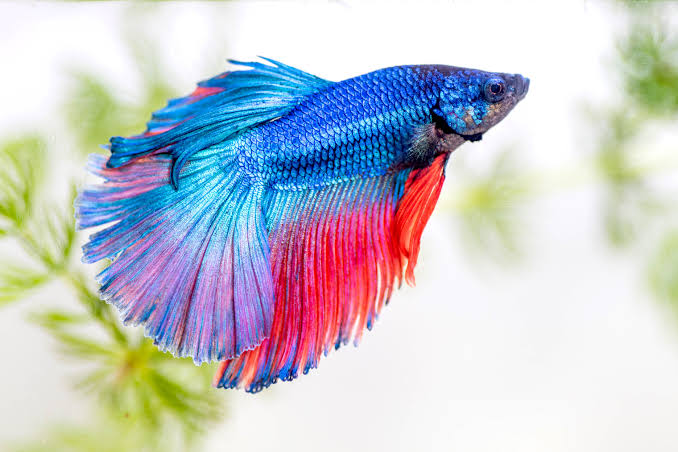
#> input picture 10-Apuntes/Pez.jpg, 678 x 452 px, given in place of the camera
$ python generarDatasetObjeto.py
#> lines starting #> are read from the running program, lines starting #| are printed output that depends on the picture; after the words box and inside, x2 and y2 are one past the last pixel; in counts of white or black regions, pixels touching at a corner belong together
import cv2
import numpy as np

# Iniciar la captura de video desde la cámara
cap = cv2.VideoCapture(0)

# Definir el rango de color que quieres rastrear en el espacio de color HSV (en este caso, azul)
lower_color = np.array([25, 150, 0])
upper_color = np.array([39, 255, 255])

while True:
    # Capturar frame por frame
    ret, frame = cap.read()
#> frame is the input picture: shape (452, 678, 3); mean B, G, R 205.7, 199.1, 197.3
    if not ret:
        break

    # Convertir el frame de BGR a HSV
    hsv = cv2.cvtColor(frame, cv2.COLOR_BGR2HSV)
#> hsv: shape (452, 678, 3); mean H, S, V 66, 65.8, 226.4

    # Crear una máscara que detecte solo el color azul
    mask = cv2.inRange(hsv, lower_color, upper_color)
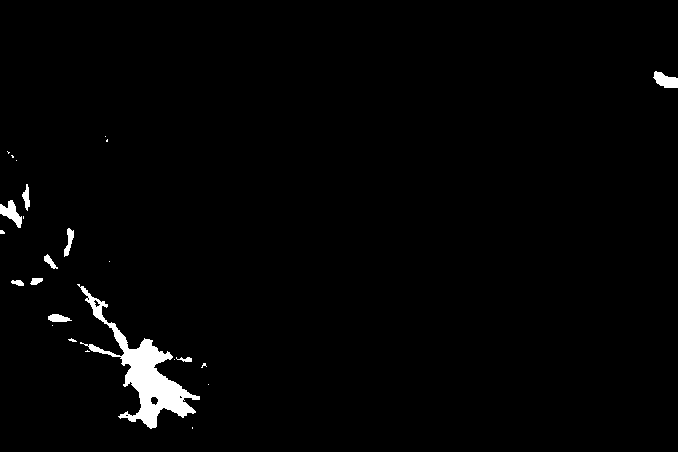
#> mask: shape (452, 678); 1.7% white; 25 white regions (15 under 20 px), largest, box (x1, y1, x2, y2) and area: (77, 284, 200, 429) 3967, (0, 200, 22, 228) 295, (653, 71, 678, 88) 276

    # Filtrar la máscara con operaciones morfológicas
    mask = cv2.erode(mask, None, iterations=2)
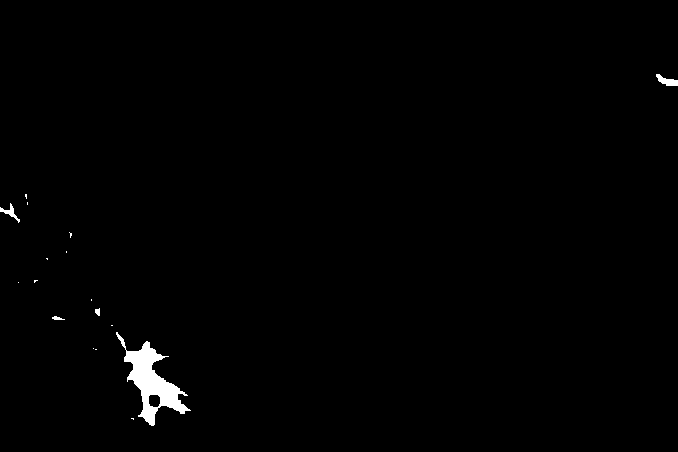
#> mask: shape (452, 678); 0.84% white; 17 white regions (12 under 20 px), largest, box (x1, y1, x2, y2) and area: (116, 332, 191, 426) 2228, (656, 74, 678, 86) 141, (0, 203, 20, 223) 108, (52, 316, 65, 320) 32, (95, 308, 100, 316) 30
    mask = cv2.dilate(mask, None, iterations=2)
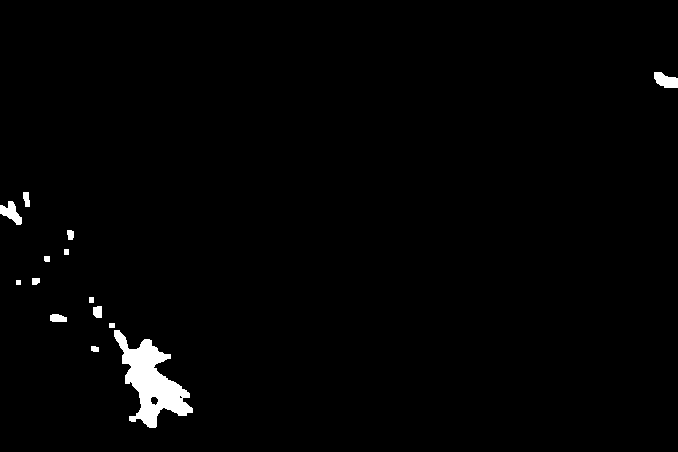
#> mask: shape (452, 678); 1.4% white; 14 white regions

    # Encontrar contornos en la máscara
    contours, _ = cv2.findContours(mask, cv2.RETR_EXTERNAL, cv2.CHAIN_APPROX_SIMPLE)
#> contours = 14 contours, 1 with area under 20; largest, box (x1, y1, x2, y2) and area: (114, 330, 193, 428) 3147, (0, 201, 22, 225) 242, (654, 72, 678, 88) 240, (50, 314, 67, 322) 94, (93, 306, 102, 318) 80

    # Si se encuentra al menos un contorno, seguir el objeto
    if contours:
        # Tomar el contorno más grande
        largest_contour = max(contours, key=cv2.contourArea)
#> largest_contour = contour of 168 points, box (x1, y1, x2, y2) (114, 330, 193, 428), area 3147

        # Encontrar el centro del contorno usando un círculo mínimo que lo rodee
        ((x, y), radius) = cv2.minEnclosingCircle(largest_contour)
#> x = 153; y = 371; radius = 56.59

        # Dibujar el círculo y el centro en el frame original si el radio es mayor que un umbral
        if radius > 10:

            #Generar dataset
            frame_dataset = frame[int(y-radius):int(y+radius), int(x-radius):int(x+radius)]
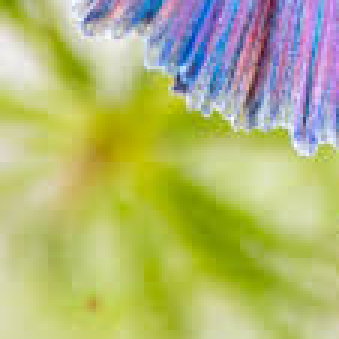
#> frame_dataset: shape (113, 113, 3) (shown 3 times larger); mean B, G, R 116.9, 183.1, 177.8

            if frame_dataset.any():
                frame_resized = cv2.resize(frame_dataset, (100, 100), interpolation=cv2.INTER_AREA)
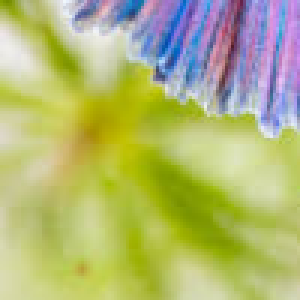
#> frame_resized: shape (100, 100, 3) (shown 3 times larger); mean B, G, R 116.9, 183.1, 177.8
                cv2.imwrite('C:/Users/avalo/Desktop/IA alcaraz/dataset/'+str(x)+'.jpg', frame_resized)

            #Colocar circulo y rectangulo en el objeto
            cv2.circle(frame, (int(x), int(y)), int(radius), (0, 255, 255), 2)
            cv2.circle(frame, (int(x), int(y)), 5, (0, 255, 255), -1)
#> frame: shape (452, 678, 3); mean B, G, R 205.2, 199.4, 197.6
            cv2.rectangle(frame,  (int(x-radius), int(y-radius)),  (int(x+radius), int(y+radius)),(0, 0, 255),3)
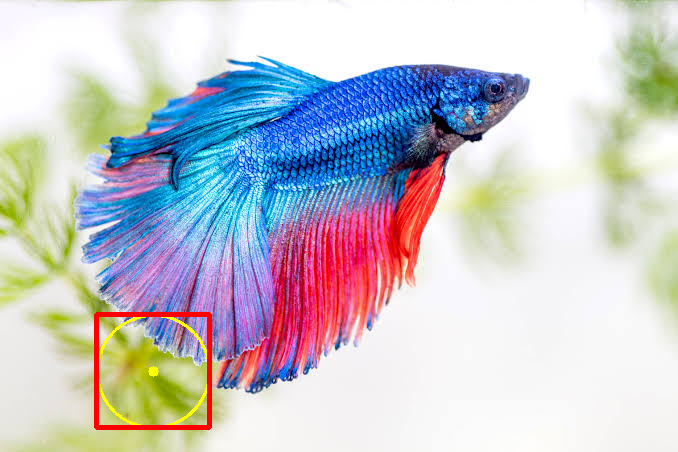
#> frame: shape (452, 678, 3); mean B, G, R 204.2, 198, 198.1
            img2 = frame[int(y-radius):int(y+radius), int(x-radius):int(x+radius)]
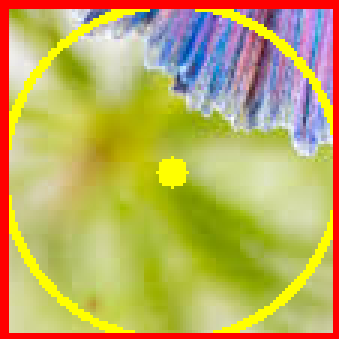
#> img2: shape (113, 113, 3) (shown 3 times larger); mean B, G, R 95, 172.1, 188.8

            # #Mostrar frame del puro objeto en ventana a parte
            # img2 = frame[int(y-radius):int(y+radius), int(x-radius):int(x+radius)]

            # if img2.any():
            #     cv2.imshow('img2', img2)

    # Mostrar el frame
    cv2.imshow('Frame', frame)
    #cv2.imshow('Mask', mask)

    # Salir si se presiona la tecla 'q'
    if cv2.waitKey(1) & 0xFF == ord('q'):
#> (key q is pressed here)
        break

# Liberar la captura y cerrar todas las ventanas
cap.release()
cv2.destroyAllWindows()
